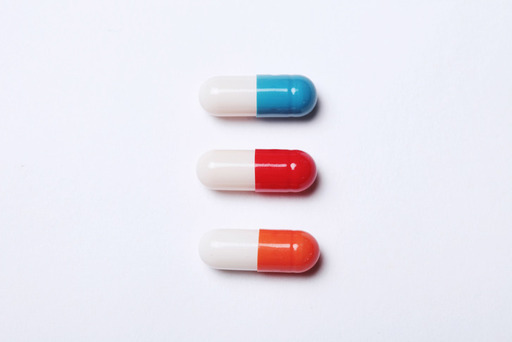
#> input picture server/test-images/sample.jpg, 512 x 342 px
$ python -i preprocessing.py   (imports and definitions only)
#> lines starting #> are read from the running program, lines starting #| are printed output that depends on the picture
#> further down, picture is the input picture: shape (342, 512, 3); mean B, G, R 238.8, 230.1, 233
import cv2
import numpy as np


class ImageProcess:
    def __init__(self):
        pass

    # 네 꼭짓점 좌표 찾기
    def ImageArea(self, input_image):
        rgba = cv2.imread(input_image, cv2.IMREAD_UNCHANGED)
        rgba = cv2.medianBlur(rgba, 55)

        imgray = cv2.cvtColor(rgba, cv2.COLOR_BGRA2GRAY)
        contours, _ = cv2.findContours(imgray, cv2.RETR_TREE, cv2.CHAIN_APPROX_NONE)
        contours_t = contours[0].transpose()

        right_point_x = np.max(contours_t[0])
        left_point_x = np.min(contours_t[0])
        right_point_y = np.max(contours_t[1])
        left_point_y = np.min(contours_t[1])

        return left_point_x, right_point_x, left_point_y, right_point_y

    # 꼭짓점 좌표에 맞춰 크롭하기
    def CropShape(self, input_image):
        left_x, right_x, left_y, right_y = self.ImageArea(input_image)
        crop_img = cv2.imread(input_image, cv2.IMREAD_UNCHANGED)
        crop_img = crop_img[left_y:right_y, left_x:right_x]

        if crop_img.shape[2] == 4:
            trans_mask = crop_img[:, :, 3] == 0
            crop_img[trans_mask] = [255, 255, 255, 255]
            crop_img = cv2.cvtColor(crop_img, cv2.COLOR_BGRA2BGR)
        # elif crop_img.shape[2] == 3:
        #     trans_mask = crop_img[:, :, 2] == 0
        #     crop_img[trans_mask] = [255, 255, 255]

        return crop_img

    # 색 필터링
    def max_con_CLAHE(self, img):
        lab = cv2.cvtColor(img, cv2.COLOR_BGR2LAB)
#> lab: shape (342, 512, 3); mean of channels 0, 1, 2 234.5, 131, 124.5
        l, a, b = cv2.split(lab)
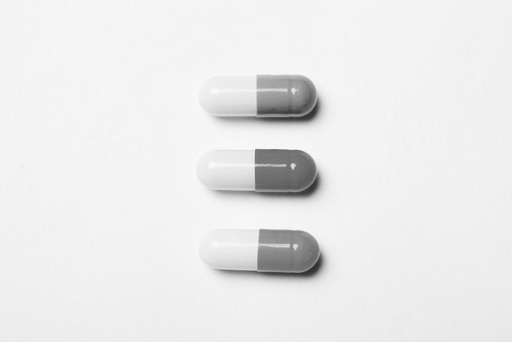
#> l: shape (342, 512); min 44, max 253, mean 234.5
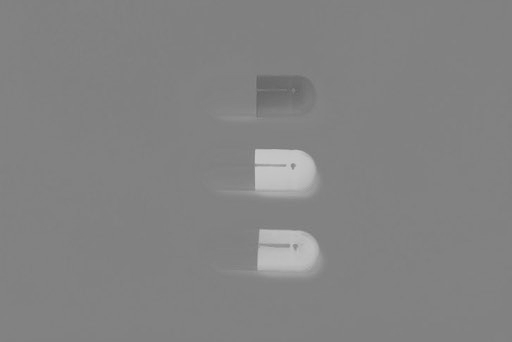
#> a: shape (342, 512); min 100, max 200, mean 131

        clahe = cv2.createCLAHE(clipLimit=3.0, tileGridSize=(8, 8))
        cl = clahe.apply(l)
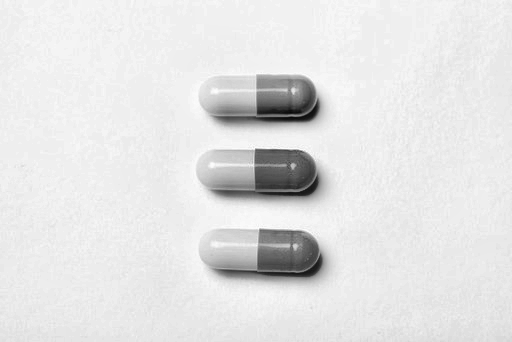
#> cl: shape (342, 512); min 8, max 254, mean 227

        limg = cv2.merge((cl, a, b))
#> limg: shape (342, 512, 3); mean of channels 0, 1, 2 227, 131, 124.5
        img = cv2.cvtColor(limg, cv2.COLOR_LAB2BGR)
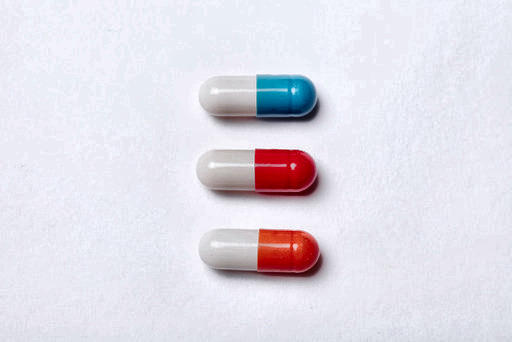
#> img: shape (342, 512, 3); mean B, G, R 231.2, 222, 224.7

        return img

>>> import cv2
>>> picture = cv2.imread('test-images/sample.jpg')
>>> result = ImageProcess().max_con_CLAHE(picture)
